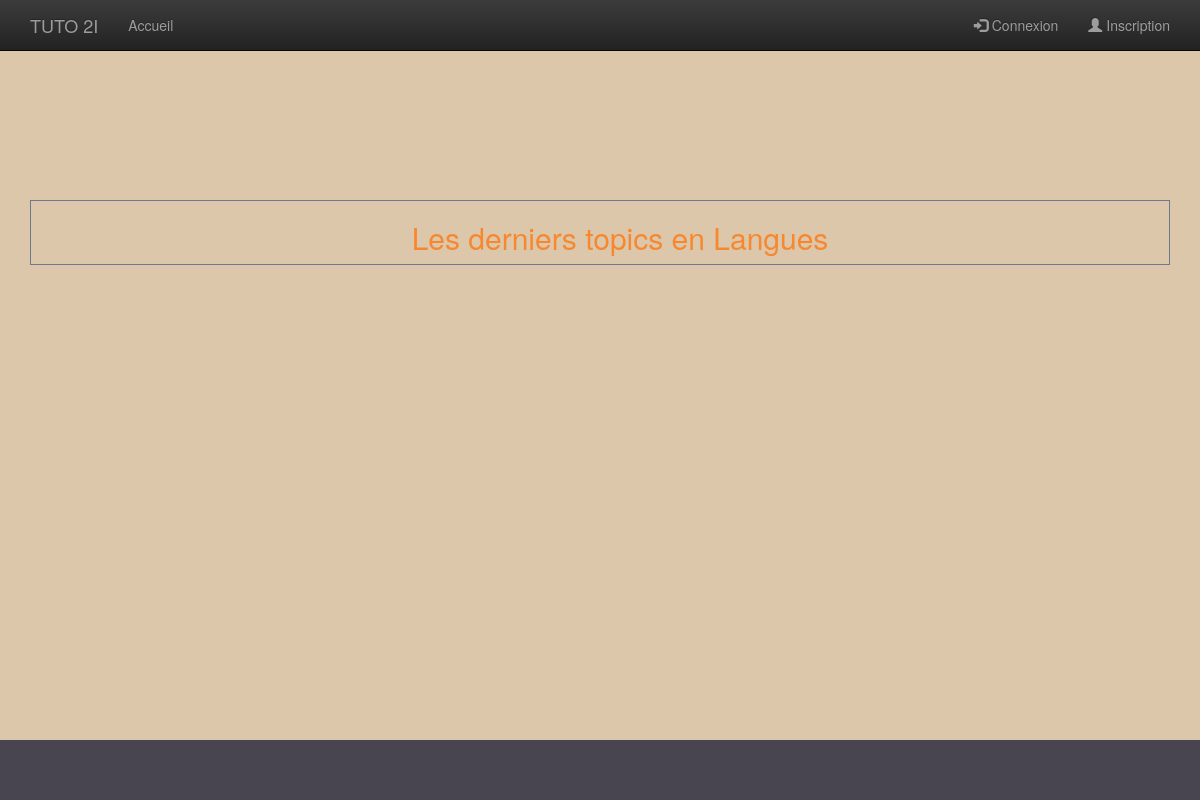
The app's page /index.php?view=topic&cat=Langues, older data.
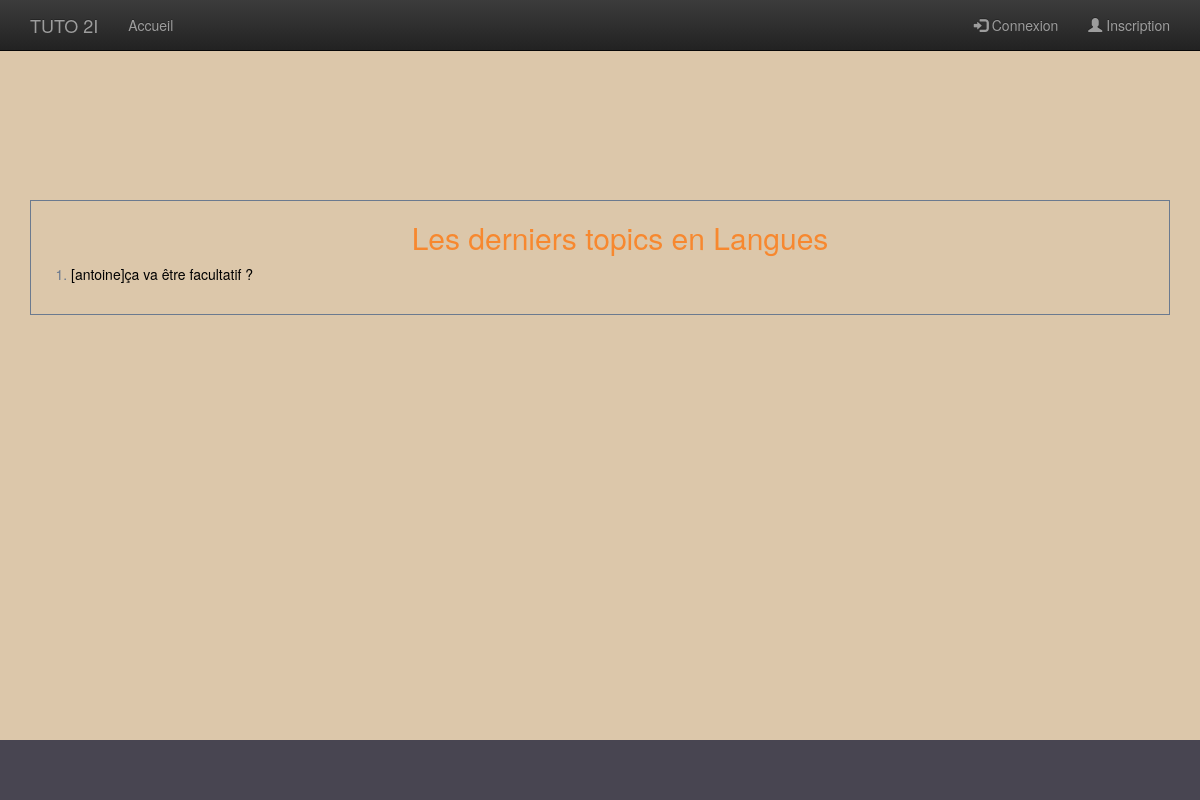
The same page, newer data.
### tables this page shows
CREATE TABLE `topic` (
  `Topic_id` int(11) NOT NULL,
  `Forum_id` int(11) DEFAULT NULL,
  `Topic_title` varchar(50) DEFAULT NULL,
  `Topic_creator` varchar(50) DEFAULT NULL,
  `Topic_date` date DEFAULT NULL,
  `Topic_content` text NOT NULL,
  `Topic_genre` varchar(40) DEFAULT NULL,
  `Topic_grade` int(11) DEFAULT NULL,
  `Topic_first post` text,
  `Topic_last_post` text,
  `responses` varchar(150) DEFAULT NULL
);

### libs/maLibSQL.pdo.php (called while the page is built, shortened)
<?php
include_once "config.php";
function SQLSelect($sql)
{
 	global $BDD_host;
	global $BDD_base;
 	global $BDD_user;
 	global $BDD_password;
	try {
		$dbh = new PDO("mysql:host=$BDD_host;dbname=$BDD_base", $BDD_user, $BDD_password);
	} catch (PDOException $e) {
		die("<font color=\"red\">SQLSelect: Erreur de connexion : " . $e->getMessage() . "</font>");
	}
	$dbh->exec("SET CHARACTER SET utf8");
	$res = $dbh->query($sql);
	$num = $res->rowCount();
	if ($num==0) return false;
	else return $res;
}
function parcoursRs($result)
{
	if  ($result == false) return array();
	$result->setFetchMode(PDO::FETCH_ASSOC);
	while ($ligne = $result->fetch())
		$tab[]= $ligne;
	return $tab;
}
?>

### libs/modele.php (called while the page is built, shortened)
<?php
include_once("maLibSQL.pdo.php");
function last_cat_topics($categorie){
     $SQL  = "SELECT * FROM (SELECT * FROM topic where Topic_genre = '$categorie' ORDER BY Topic_id DESC LIMIT 5) sub ORDER BY Topic_id ASC";
     return parcoursRs(SQLSelect($SQL));
}
?>

### templates/topic.php (the view, shortened to what this page needs)
<?php
    $categorie = $_GET['cat'];
?>
    <link rel="stylesheet" href="css/Home_css.css">
    <section class="last-topic-contain">
            <div class="last-topic">
                <ol>
                <?php
                    echo "<h2>Les derniers topics en $categorie </h2></hr>";
                    $topics = last_cat_topics($categorie);
                    foreach($topics as $element){
                        $topic_id = $element["Topic_id"];
                        echo "<li><a href=\"index.php?view=topic_page&id=$topic_id\">[". $element["Topic_creator"]. "]" .$element["Topic_content"]. "<a/></li><br />";
                    }
                ?>
            </div>
        </section>

### templates/footer.php (shortened to what this page needs)
<?php
include_once("libs/modele.php");
?>
</div>
</div>
<div id="footer">
  <div class="container">
  </div>
</div>
</body>
</html>

Row changes from the older to the newer data that the page shows:
added topic: Topic_creator "antoine", Topic_content "ça va être facultatif ?"
